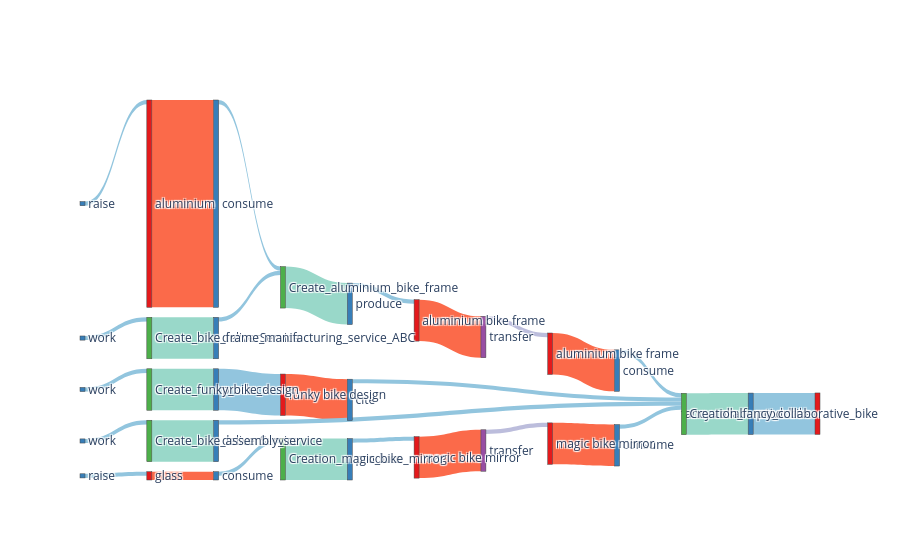

The cell this chart's notebook holds for it:
### Code cell
labels = []
sources = []
targets = []
values = []
color_nodes = []
color_links = []
assigned = {}
vis_dpp(tot_dpp[0], count=0, assigned=assigned, labels=labels, targets=targets, sources=sources, values=values, color_nodes=color_nodes, color_links=color_links)
sources, targets = consol_trace(assigned, sources, targets)
make_sankey(sources, targets, labels, values, color_nodes, color_links)

### Figure 1 — Plotly figure (JSON) as saved in the notebook; plotly's stock layout.template omitted (floating-point values rounded to 4 significant figures)
{"data": [{"link": {"color": ["#92c5de", "#99d8c9", "#92c5de", "#fb6a4a", "#bcbddc", "#fb6a4a", "#92c5de", "#99d8c9", "#92c5de", "#fb6a4a", "#92c5de", "#92c5de", "#99d8c9", "#92c5de", "#92c5de", "#fb6a4a", "#92c5de", "#99d8c9", "#92c5de", "#92c5de", "#fb6a4a", "#bcbddc", "#fb6a4a", "#92c5de", "#99d8c9", "#92c5de", "#fb6a4a", "#92c5de", "#92c5de", "#99d8c9", "#92c5de"], "source": [1, 2, 3, 4, 5, 6, 7, 8, 9, 10, 11, 12, 13, 14, 15, 16, 17, 18, 19, 20, 21, 22, 23, 24, 25, 26, 27, 28, 29, 30, 31], "target": [0, 1, 2, 3, 4, 5, 6, 7, 8, 9, 10, 8, 12, 13, 2, 15, 16, 17, 18, 2, 20, 21, 22, 23, 24, 25, 26, 27, 2, 29, 30], "value": [1, 1, 0.1, 1, 0.1, 1, 0.1, 1, 0.1, 5, 0.1, 0.1, 1, 0.1, 0.1, 1, 1, 1, 0.1, 0.1, 1, 0.1, 1, 0.1, 1, 0.1, 0.2, 0.1, 0.1, 1, 0.1]}, "node": {"color": ["#e41a1c", "#377eb8", "#4daf4a", "#377eb8", "#e41a1c", "#984ea3", "#e41a1c", "#377eb8", "#4daf4a", "#377eb8", "#e41a1c", "#377eb8", "#377eb8", "#4daf4a", "#377eb8", "#377eb8", "#e41a1c", "#377eb8", "#4daf4a", "#377eb8", "#377eb8", "#e41a1c", "#984ea3", "#e41a1c", "#377eb8", "#4daf4a", "#377eb8", "#e41a1c", "#377eb8", "#377eb8", "#4daf4a", "#377eb8"], "label": ["fancy collaborative bike", "produce", "Creation_fancy_collaborative_bike", "consume", "aluminium bike frame", "transfer", "aluminium bike frame", "produce", "Create_aluminium_bike_frame", "consume", "aluminium", "raise", "deliverService", "Create_bike_frame_manifacturing_service_ABC", "work", "cite", "funky bike design", "produce", "Create_funky_bike_design", "work", "consume", "magic bike mirror", "transfer", "magic bike mirror", "produce", "Creation_magic_bike_mirror", "consume", "glass", "raise", "deliverService", "Create_bike_assembly_service", "work"], "pad": 10, "thickness": 5}, "type": "sankey"}], "layout": {}}
